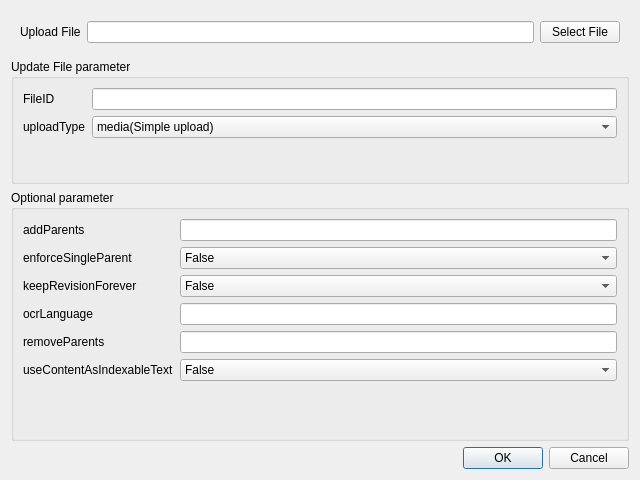
<?xml version="1.0" encoding="UTF-8"?>
<ui version="4.0">
 <class>UpdateDialog</class>
 <widget class="QDialog" name="UpdateDialog">
  <property name="geometry">
   <rect>
    <x>0</x>
    <y>0</y>
    <width>640</width>
    <height>480</height>
   </rect>
  </property>
  <property name="windowTitle">
   <string>Dialog</string>
  </property>
  <layout class="QVBoxLayout" name="verticalLayout" stretch="1,3,6,1">
   <item>
    <widget class="QWidget" name="widget_FilePath" native="true">
     <layout class="QHBoxLayout" name="horizontalLayout">
      <item>
       <widget class="QLabel" name="label_FilePath">
        <property name="text">
         <string>Upload File</string>
        </property>
       </widget>
      </item>
      <item>
       <widget class="QLineEdit" name="lineEdit_FilePath"/>
      </item>
      <item>
       <widget class="QPushButton" name="pushButton_FilePath">
        <property name="text">
         <string>Select File</string>
        </property>
       </widget>
      </item>
     </layout>
    </widget>
   </item>
   <item>
    <widget class="QGroupBox" name="groupBox_RequiredParameter">
     <property name="title">
      <string>Update File parameter</string>
     </property>
     <layout class="QFormLayout" name="formLayout">
      <item row="0" column="0">
       <widget class="QLabel" name="label_FileID">
        <property name="text">
         <string>FileID</string>
        </property>
       </widget>
      </item>
      <item row="0" column="1">
       <widget class="QLineEdit" name="lineEdit_FileID"/>
      </item>
      <item row="1" column="0">
       <widget class="QLabel" name="label_uploadType">
        <property name="text">
         <string>uploadType</string>
        </property>
       </widget>
      </item>
      <item row="1" column="1">
       <widget class="QComboBox" name="comboBox_uploadType">
        <item>
         <property name="text">
          <string>media(Simple upload)</string>
         </property>
        </item>
        <item>
         <property name="text">
          <string>multipart(Multipart upload)</string>
         </property>
        </item>
        <item>
         <property name="text">
          <string>resumable(Resumable upload)</string>
         </property>
        </item>
       </widget>
      </item>
     </layout>
    </widget>
   </item>
   <item>
    <widget class="QGroupBox" name="groupBox_OptionalParameter">
     <property name="title">
      <string>Optional parameter</string>
     </property>
     <layout class="QFormLayout" name="formLayout_2">
      <item row="0" column="0">
       <widget class="QLabel" name="label_addParents">
        <property name="text">
         <string>addParents</string>
        </property>
       </widget>
      </item>
      <item row="0" column="1">
       <widget class="QLineEdit" name="lineEdit_addParents"/>
      </item>
      <item row="1" column="0">
       <widget class="QLabel" name="label_enforceSingleParent">
        <property name="text">
         <string>enforceSingleParent</string>
        </property>
       </widget>
      </item>
      <item row="1" column="1">
       <widget class="QComboBox" name="comboBox_enforceSingleParent">
        <item>
         <property name="text">
          <string>False</string>
         </property>
        </item>
        <item>
         <property name="text">
          <string>True</string>
         </property>
        </item>
       </widget>
      </item>
      <item row="2" column="0">
       <widget class="QLabel" name="label_keepRevisionForever">
        <property name="text">
         <string>keepRevisionForever</string>
        </property>
       </widget>
      </item>
      <item row="2" column="1">
       <widget class="QComboBox" name="comboBox_keepRevisionForever">
        <item>
         <property name="text">
          <string>False</string>
         </property>
        </item>
        <item>
         <property name="text">
          <string>True</string>
         </property>
        </item>
       </widget>
      </item>
      <item row="3" column="0">
       <widget class="QLabel" name="label_ocrLanguage">
        <property name="text">
         <string>ocrLanguage</string>
        </property>
       </widget>
      </item>
      <item row="3" column="1">
       <widget class="QLineEdit" name="lineEdit_ocrLanguage"/>
      </item>
      <item row="4" column="0">
       <widget class="QLabel" name="label_removeParents">
        <property name="text">
         <string>removeParents</string>
        </property>
       </widget>
      </item>
      <item row="4" column="1">
       <widget class="QLineEdit" name="lineEdit_removeParents"/>
      </item>
      <item row="5" column="0">
       <widget class="QLabel" name="label_useContentAsIndexableText">
        <property name="text">
         <string>useContentAsIndexableText</string>
        </property>
       </widget>
      </item>
      <item row="5" column="1">
       <widget class="QComboBox" name="comboBox_useContentAsIndexableText">
        <item>
         <property name="text">
          <string>False</string>
         </property>
        </item>
        <item>
         <property name="text">
          <string>True</string>
         </property>
        </item>
       </widget>
      </item>
     </layout>
    </widget>
   </item>
   <item>
    <widget class="QDialogButtonBox" name="buttonBox">
     <property name="orientation">
      <enum>Qt::Horizontal</enum>
     </property>
     <property name="standardButtons">
      <set>QDialogButtonBox::Cancel|QDialogButtonBox::Ok</set>
     </property>
    </widget>
   </item>
  </layout>
 </widget>
 <resources/>
 <connections>
  <connection>
   <sender>buttonBox</sender>
   <signal>accepted()</signal>
   <receiver>UpdateDialog</receiver>
   <slot>accept()</slot>
   <hints>
    <hint type="sourcelabel">
     <x>248</x>
     <y>254</y>
    </hint>
    <hint type="destinationlabel">
     <x>157</x>
     <y>274</y>
    </hint>
   </hints>
  </connection>
  <connection>
   <sender>buttonBox</sender>
   <signal>rejected()</signal>
   <receiver>UpdateDialog</receiver>
   <slot>reject()</slot>
   <hints>
    <hint type="sourcelabel">
     <x>316</x>
     <y>260</y>
    </hint>
    <hint type="destinationlabel">
     <x>286</x>
     <y>274</y>
    </hint>
   </hints>
  </connection>
 </connections>
</ui>
